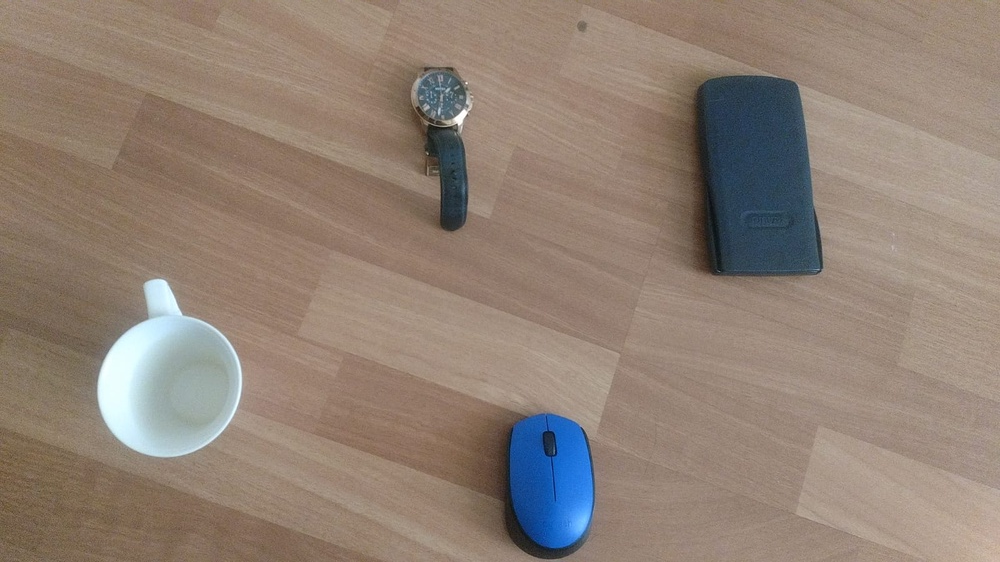
#> input picture distance/images/a.jpeg, 1000 x 562 px, shrunk from 1600 x 900 before the run
$ python mesafee.py --resim images/a.jpeg --kalinlik 1.0   (Python 2 division)   (older library calls are emulated)
#> lines starting #> are read from the running program, lines starting #| are printed output that depends on the picture; after the words box and inside, x2 and y2 are one past the last pixel; in counts of white or black regions, pixels touching at a corner belong together

from scipy.spatial import distance as dist #dizileri karşılastırmak ve islem yapmak için olan araclar
from imutils import perspective #google'nın API ile arayüz için gerekli olan bir mdoül
from imutils import contours #matplotlib ile çevre hesaplayan bir modul
import numpy as np
import argparse
import math
"""
argparse: argparse kullanıcıdan aldıgı parametreler için yardım mesajları, nasıl kullanıldıgına yonelik mesajlar üretir
"""
import imutils  #kolay görüntü işleme için kolaylık saglayan fonsksiyonları kapsayan modul. orn:rotation, traslation,resizing gibi...
import cv2

"""
öncelikle projeye baslamadan sunları bilmek gerekiyor:
    1)ölçüm yapacagamız referans cismimizin boyutunun bilinmesi gerekiyor
    2)ve ayrıca işleyeceğimiz görüntüdeki nesnelerin kolay saptanabilmesi gerekiyor
    3)ve son olarak referans objemiz her zaman resmin en solunda olmak zorundadır.
      algoritmamız objeleri bulurken en soldaki objeyi ref alacak sekilde tasarlandi.
"""
#verilen referans objenin ölcüsü ile biz resimdeki mesefaleri ölcebiliriz

def midpoint(ptA, ptB):
	return ((ptA[0] + ptB[0]) * 0.5, (ptA[1] + ptB[1]) * 0.5)

# construct the argument parse and parse the arguments
ap = argparse.ArgumentParser()
ap.add_argument("-i", "--resim", required=True,
	help="resmin path'i")
ap.add_argument("-w", "--kalinlik", type=float, required=True,
	help="en soldaki objenin gercek kalinligi")
args = vars(ap.parse_args())
"""
yukarida ki kodda, algoritmamızin calismasi için gerekli olan 2 inputu belirtiyoruz.
resim, işlem yapacagımız resmin path'i ve kalinlik ise referans nesnemizin genisligi. (cm cinsinden)
"""

# load the image, convert it to grayscale, and blur it slightly
resim = cv2.imread(args["resim"])
#> resim is the input picture: shape (562, 1000, 3); mean B, G, R 116.4, 128.6, 144.5
gri_resim = cv2.cvtColor(resim, cv2.COLOR_BGR2GRAY)
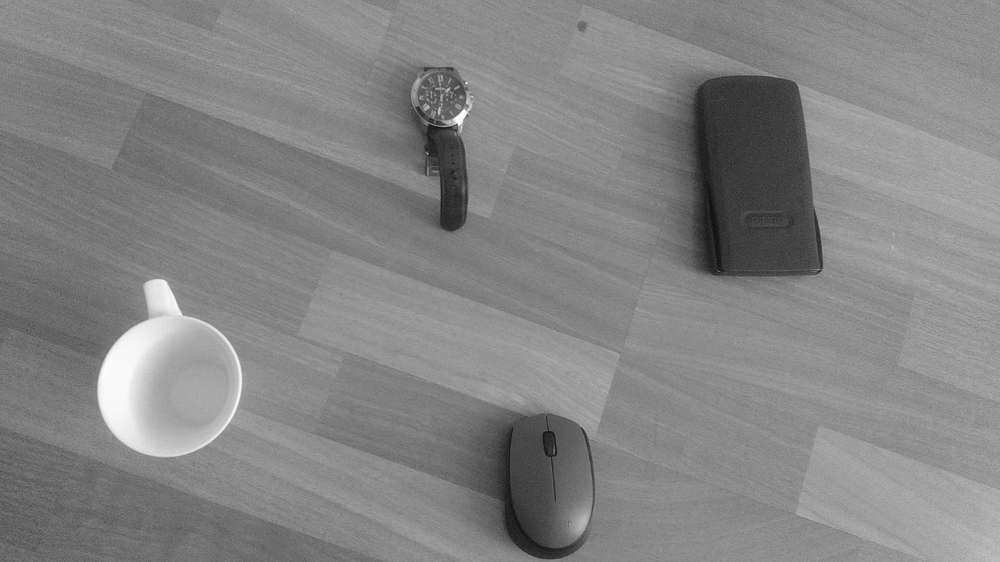
#> gri_resim: shape (562, 1000); min 12, max 255, mean 131.9
gri_resim = cv2.GaussianBlur(gri_resim, (7, 7), 0)
"""
resmimizi yükleyip ardından tek kanala yani gri renge donustürüyoruz. son olarak da GaussianBlur fonsksiyonu ile bulanıklastırıyoruz.
bulanıklastirma isleminin bir diger adida low-pass filterdir. Low pass filter düşük frenkaslara izin veren, yüksek frekansların gecmesine
izin vermeyen bir filtredir. Frekans piksellerdeki değişim hızını ifade eder. resimde keskin kenarlarin yüksek frekansa sahiptir. blurlama
işlemi bu frekans gecislerinde ortalama alarak resmi yumusatır ve gürültüyü azaltır.
"""

koseler = cv2.Canny(gri_resim, 50, 100)
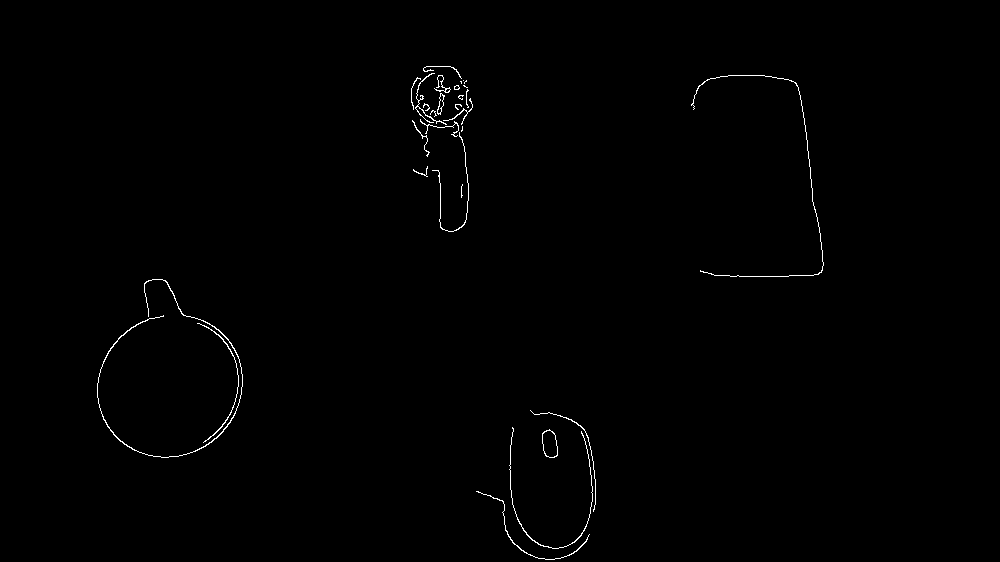
#> koseler: shape (562, 1000); 0.52% white in thin lines or dots, all inside (x1, y1, x2, y2) = (97, 66, 824, 560)
koseler = cv2.dilate(koseler, None, iterations=1)
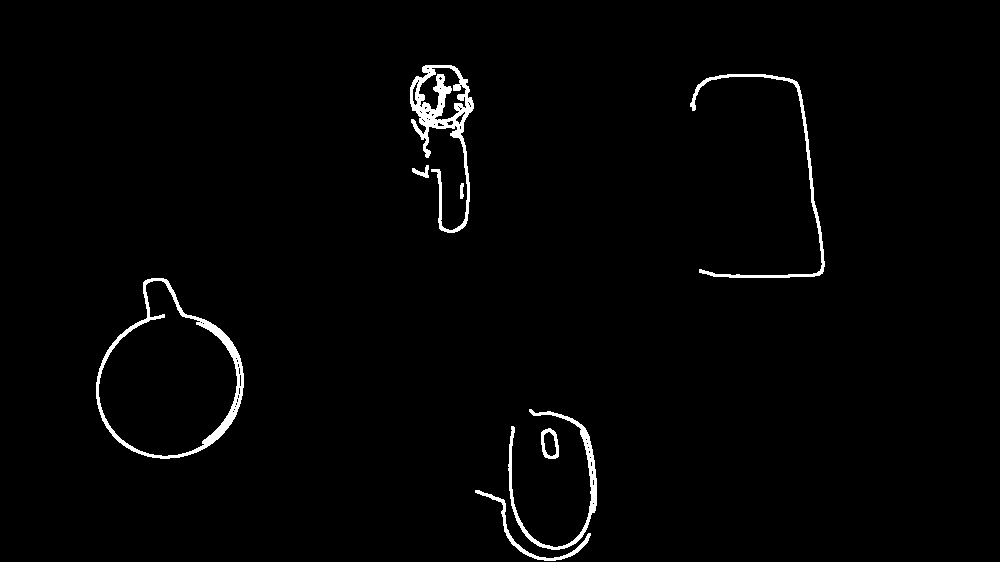
#> koseler: shape (562, 1000); 1.7% white; 8 white regions, largest, box (x1, y1, x2, y2) and area: (410, 65, 474, 233) 2878, (96, 278, 244, 459) 2524, (508, 409, 597, 550) 1494
koseler = cv2.erode(koseler, None, iterations=1)
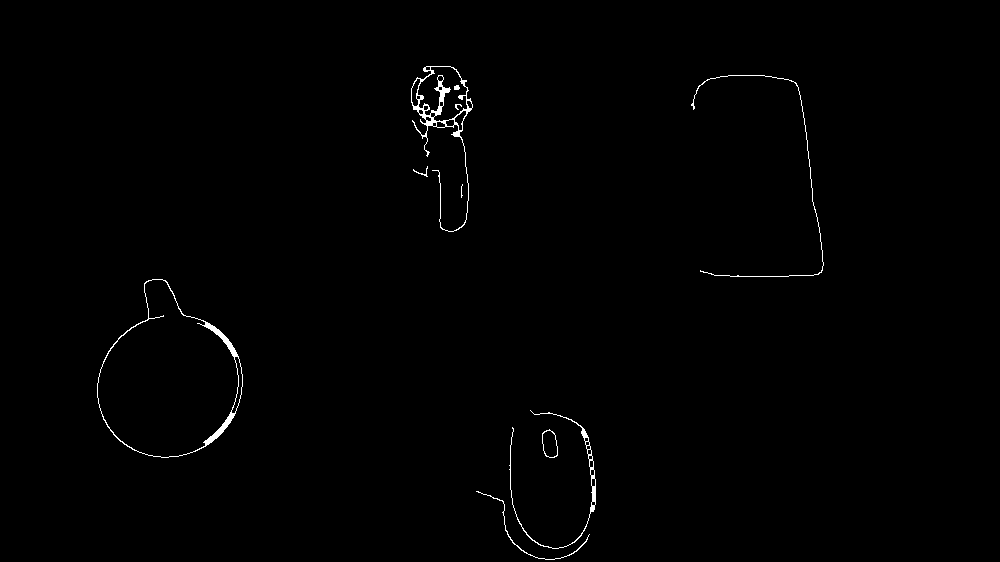
#> koseler: shape (562, 1000); 0.64% white in thin lines or dots, all inside (x1, y1, x2, y2) = (97, 66, 824, 560)
"""
yukaridaki kodumuzun ilk satirinda canny fonsksiyonu ile görüntü üzerindeki kenarlarin tesbit ettik.
ardindan sirasi ile dilate ve erode fonsksiyonlarini cagirdik.
dilation: operatörü giriş olarak verilen görüntü üzerinde parametreler ile verilen alan sınırlarıni genisletmektir.
erosion: oper ise giriş olarak verilen görüntü üzerinde parametreler ile verilen alan sınırlarıni daraltmaktır.
"""


a_hat = cv2.findContours(koseler.copy(), cv2.RETR_EXTERNAL,
	cv2.CHAIN_APPROX_SIMPLE)
#> a_hat = 8 contours, 2 with area under 20; largest, box (x1, y1, x2, y2) and area: (97, 279, 243, 458) 17216, (411, 66, 473, 232) 2880, (509, 410, 596, 549) 348, (542, 429, 558, 458) 335, (476, 491, 590, 560) 42, (691, 75, 824, 277) 28
a_hat = imutils.grab_contours(a_hat)
"""
öncelikle contour'u aciklamak gerekirse, resim üzerinde devam eden eğrideki tüm noktlari birlestirme olarak tanımlanabilir.
yukaridaki ilk olarak findContours fonsksiyonu ile nesnelerin contour(anahatlarını) belirliyoruz.
ardindan bu contourlari demet(tuple) veri tipinde döndürüyoruz.
"""
(a_hat, _) = contours.sort_contours(a_hat)
renk_paketi = ((255, 0, 0), (240, 0, 159), (0, 165, 255), (255, 255, 0),
	(255, 0, 255)) #BGR degerleri
refObj = None
"""
belirledigimiz anahatları soldan saga dogru siraliyoruz.. buraya kadar gelmeden önce
bizim belirlediğimiz referans objemiz resimde en solda olmak zorunda oldugunu bilmemiz gerekiyor.
çünkü görüntü üzerinde contourlar belirlerken soldan-saga dogru gittigi için en soldaki nesnemizi
referans olarak alıyoruz. ve bu da a_hat listemizdeki ilk degerimiz oluyor.

daha sonra, refObj'mizden diğer nesnelere olan uzakligi belirtmek için dogrular çizecegiz.
bu dogruların renklerini belirlemek için renk listesi tanımlıyoruz.
"""

"""
ana_hat listemizdeki her contour için bir for dongüsü baslatıyoruz.
eğer contour değerimiz 100 den kucuk ise o nesneyi ignorla.
eğer contour degerimiz belirledigimiz(100)'den büyükse her nesne için nesneyi içine alan bir kutu çiziyoruz.
"""
for c in a_hat:
	if cv2.contourArea(c) < 100:
		continue

	kutu = cv2.minAreaRect(c)
	kutu = cv2.cv.BoxPoints(kutu) if imutils.is_cv2() else cv2.boxPoints(kutu)
	kutu = np.array(kutu, dtype="int")

	kutu = perspective.order_points(kutu)
    #order point ile kutularımızın sag-üst, sag-alt, sol-üst, sol-alt köşelerinin kordinatlarını yeniden ayarlıyoruz. bu noktalar uzaklik bulmada yardımci olacak
	cX = np.average(kutu[:, 0])
	cY = np.average(kutu[:, 1])
    #daha sonra numpy modülündeki average fonsksiyonu ile kutularımızın kordinatlarının ortalamasını alarak kutuların merkezini tesbit ediyoruz.

	if refObj is None:
	    (tl, tr, br, bl) = kutu
        #refObjmizin üstSol,üstSag, altSag,altSol koordinatlarını kutu demetinde tanımlıyoruz
		#eğer referans objemiz yok ise algoritmamızı baslatmamız gerekir..
	    (tlblX, tlblY) = midpoint(tl, bl)
	    (trbrX, trbrY) = midpoint(tr, br)
        #ilk olarak kutumuza TopLeft, TopRight, BottomLeft, BottomRight olarak 4 köşe koordinat belirliyoruz.
        #ardindan bu koselerin yazdıgımız orta nokta fonsksiyonu ile orta noktalarını buluyoruz
	    D = dist.euclidean((tlblX, tlblY), (trbrX, trbrY))
        #SQRT((trbrx-tlblx)^2+(tbry-tlbly)^2) euclidean fonsksiyonu ile öklid uzunluklarını buluyoruz.
        refObj = (kutu, (cX, cY), D / args["kalinlik"])
        #burada refObj'miz 3 elemanli bir demet döndürüyor. ilki kutu, ikinisi refObj'nin merkezi(agırlık merkezi) ve son olarak uzunluklarını
        #bu uzunluk degerini soyle buluyoruz. görüntü üzerinden ölcütügümüz D öklid mesafesini, programın basında girecegimiz refObj'nin orjinal uzunluguna bölüyoruz.(cm)
        continue

        #burdan sonrasında resim üzerine çizdirme işlemleri yapacağız.
	orig = resim.copy()
	cv2.drawContours(orig, [kutu.astype("int")], -1, (0, 255, 0), 2)
	cv2.drawContours(orig, [refObj[0].astype("int")], -1, (0, 255, 0), 2)

    #ilk olarak refObj'mizle incelediğimiz objenin contourlarını cizdiriyoruz

	refCoords = np.vstack([refObj[0], refObj[1]])
	objCoords = np.vstack([kutu, (cX, cY)])

    #vstack fonsksiyonu dizileri sütun matris şekilde yıgın yapmak için kullanılır.
    #buradan sonra sırası ile köselerin ve merkezlerin birbirlerine uzaklıgını ölcmeye hazırız.


	for ((xA, yA), (xB, yB), color) in zip(refCoords, objCoords, renk_paketi):
		#refObj ile ilgilendiğimiz nesneye karsılık gelen x-y kordinatları üzerinde bir döngü baslatıyoruz.
		cv2.circle(orig, (int(xA), int(yA)), 5, color, -1)
		cv2.circle(orig, (int(xB), int(yB)), 5, color, -1)
		cv2.line(orig, (int(xA), int(yA)), (int(xB), int(yB)),
			color, 2)

		#ardindan x-y noklatalarını temsil eden circllar cizdiriyoruz ve bu circllar arasında dogrular çizin onların uzunlugunu buluyoruz.

		D = dist.euclidean((xA, yA), (xB, yB)) / refObj[2]
        #daha sonra refObj ile ölçmek istedigimiz nesne arasındaki öklid mesafesini hesapliyoruz. yine burada buldugumuz degeri pixel->cm olarak verdigimiz degere bölerek gercek degeri buluruz.
        (mX, mY) = midpoint((xA, yA), (xB, yB))
		cv2.putText(orig, "{:.1f}in".format(D), (int(mX), int(mY - 10)),
			cv2.FONT_HERSHEY_SIMPLEX, 0.55, color, 2)
        #daha sonra buldugumuz degeri cizdigimiz dogrunun tam ortasına yazdırmak için orta noktalarını belirleyip belirledigimiz formatta yazdırıyoruz.

		cv2.imshow("resim", orig)
		cv2.waitKey(0)
#> this loop made 8 passes
#> (cX, cY, tl, tr, br, bl, tlblX, tlblY) on pass 1: (173, 377.2, [149, 271], [274, 338], [197, 483], [72, 417], 110.5, 344)
#> (kutu, cX, cY) on passes 2, 6, 7: ([[411, 66], [472, 66], [472, 231], [411, 231]], 441.5, 148.5), ([[509, 410], [595, 410], [595, 548], [509, 548]], 552, 479), ([[540, 430], [554, 428], [558, 456], [544, 458]], 549, 443)
#> pass 2, `cv2.imshow("resim", orig)`:
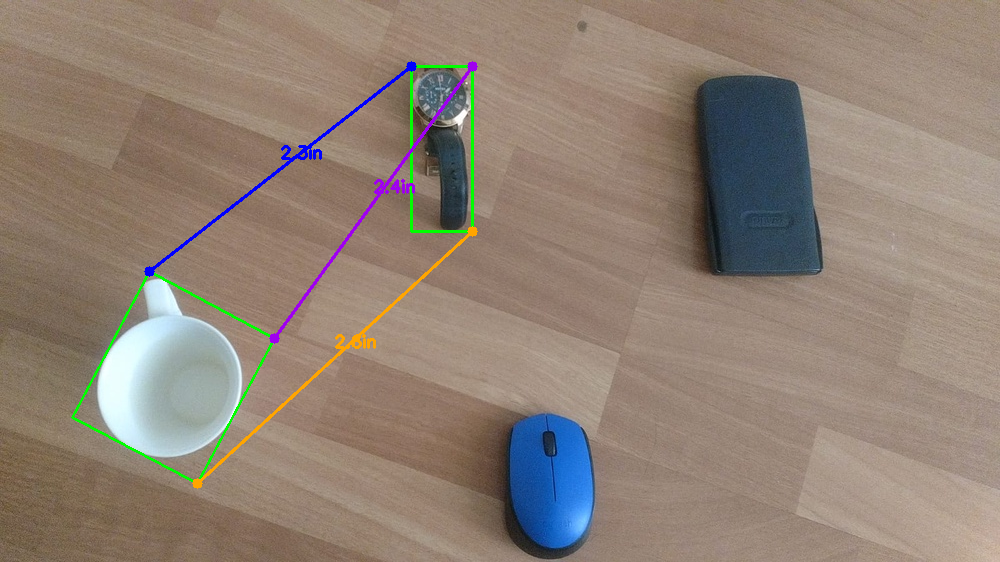
#> window 'resim': shape (562, 1000, 3); mean B, G, R 116.3, 128.7, 143.7
#> pass 2, `cv2.imshow("resim", orig)`:
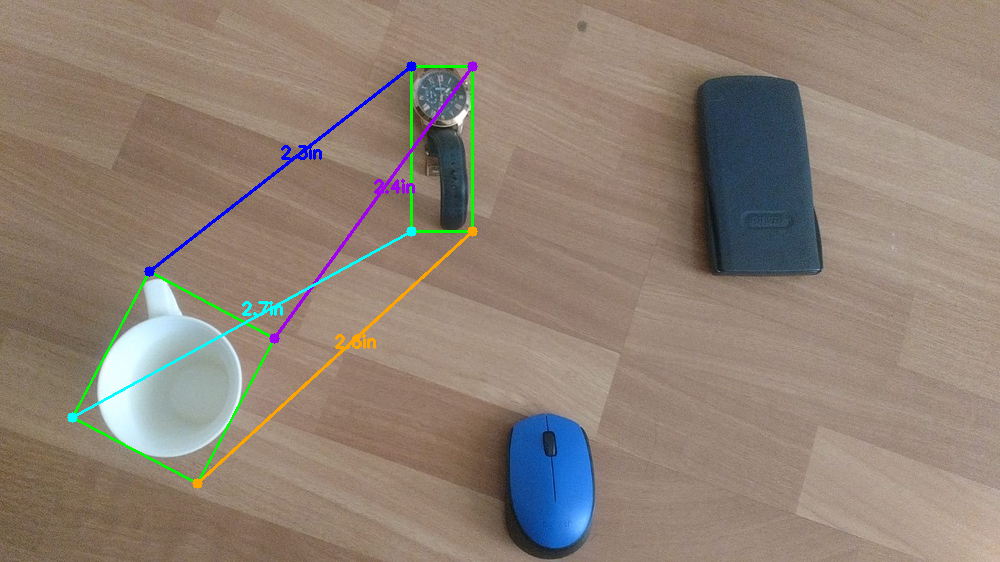
#> window 'resim': shape (562, 1000, 3); mean B, G, R 116.6, 128.9, 143.3
#> after the loop:
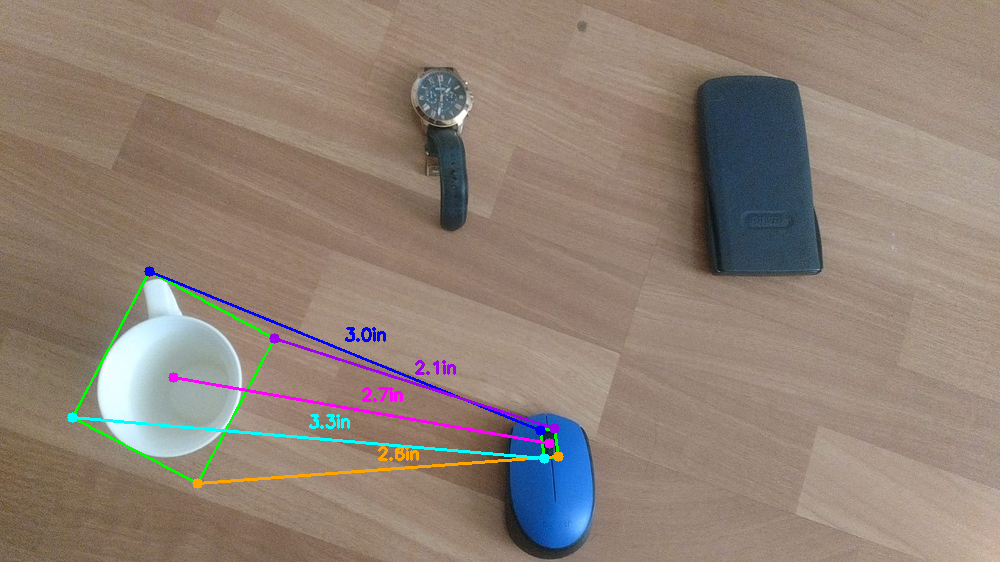
#> orig: shape (562, 1000, 3); mean B, G, R 117.2, 128.6, 144
#> after the loop, tlblX = 110.5; tlblY = 344; trbrX = 235.5; trbrY = 410.5
        #ve resmin cıktısı. tüm elemanları ölcene dek bir tusa basilir.
